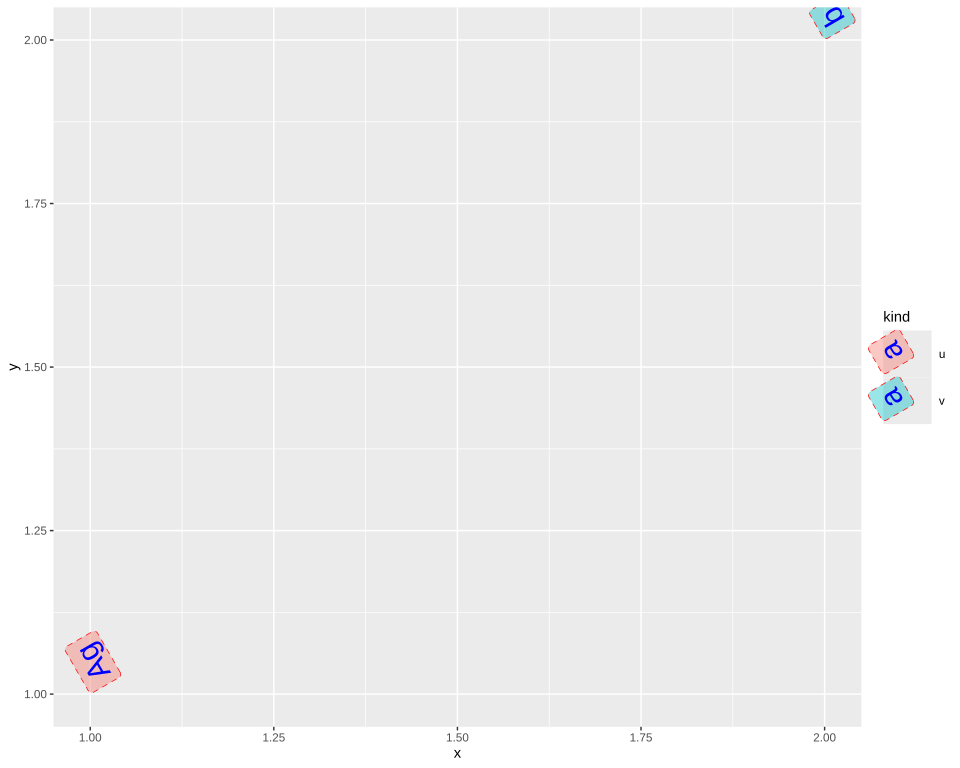

Source code (R):
# The plot test/golden/label_key_turned.svg draws, drawn by ggplot2 itself, as ggplot2's own visual
# tests draw their snapshots: the independent check on that golden whenever it changes. The suite
# never runs this; it needs R, ggplot2 and vdiffr, saved as the Docker image giggly-r:ggplot2-4.0.3.
# From the repository's root:
#
#   docker run --rm -v "$PWD/test/golden":/golden:ro giggly-r:ggplot2-4.0.3 \
#     Rscript /golden/label_key_turned.R > label_key_turned.ggplot2.svg
#
# and compare the two drawings element by element, as test/golden/point.R describes.
#
# A legend of labels turned 120 degrees and hung by their start and top, 8 millimetres tall,
# padded 6 points on boxes of 3-point corners, filled by a mapped kind at alpha 0.4, their borders
# dashed red and their text blue: each key's letter is placed at its justification turned with the
# text, as rotate_just() turns it, and its key is as big as the box turned with it.
# First checked with ggplot2 4.0.3 and vdiffr 1.0.9: every element and clip path matches but
# svglite's around the whole drawing, and the one departure is test/golden/point.R's, the x axis
# drawn before the y.

library(ggplot2)

df <- data.frame(x = c(1, 2), y = c(1, 2), text = c("Ag", "b"), kind = c("u", "v"))

plot <- ggplot(df, aes(x, y, label = text, fill = kind)) +
  geom_label(
    angle = 120, hjust = 0, vjust = 1, size = 8, alpha = 0.4, linetype = "dashed",
    label.padding = unit(6, "pt"), label.r = unit(3, "pt"),
    border.colour = "red", text.colour = "blue"
  ) +
  theme_gray()

file <- tempfile(fileext = ".svg")
vdiffr::write_svg(plot, file)
cat(readLines(file), sep = "\n")
